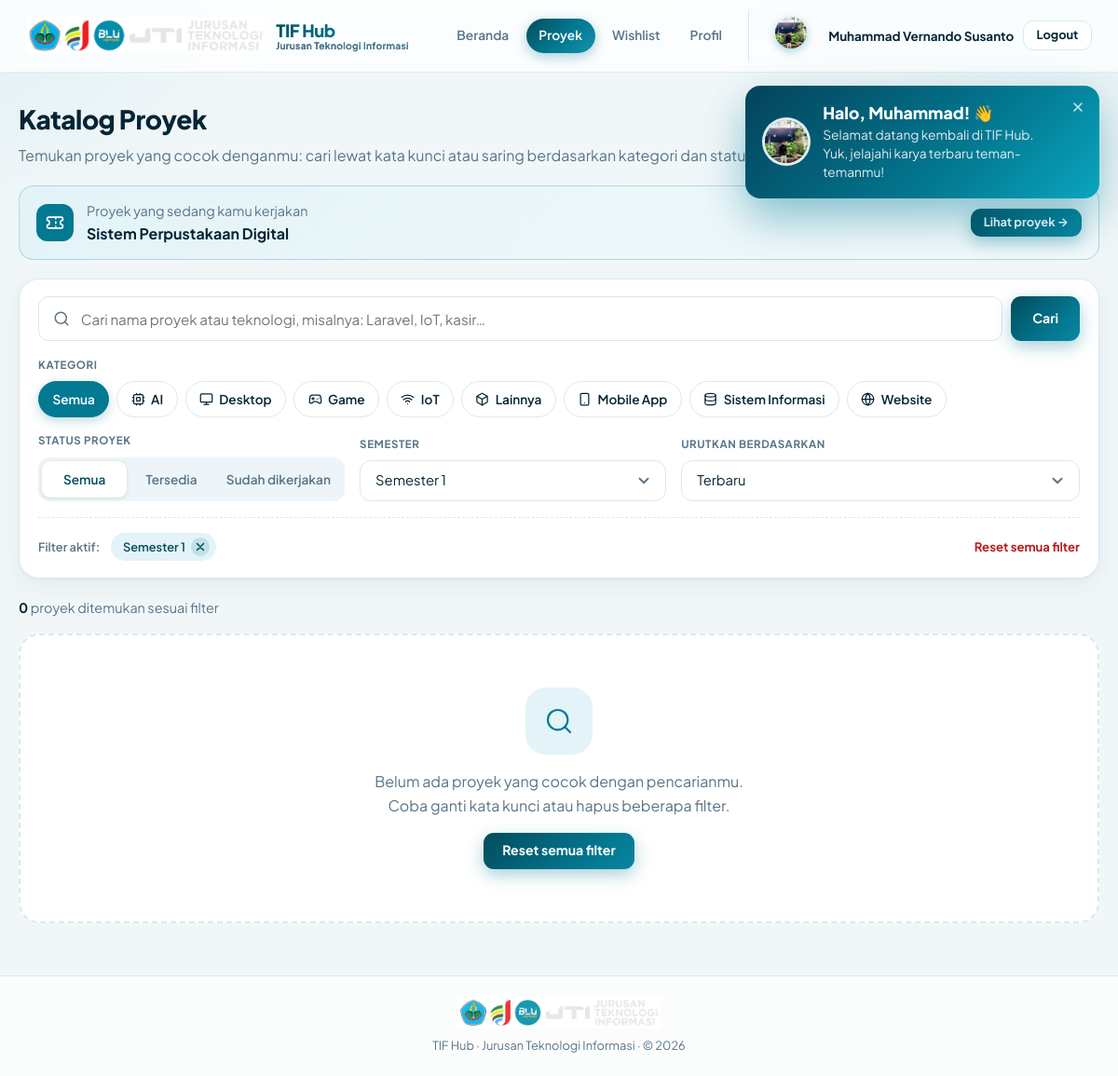
/projects?semester_id=1 (signed in), run on the app's committed database.
### tables this page shows
CREATE TABLE `users` (
  `id` int(10) UNSIGNED NOT NULL,
  `nim` varchar(20) DEFAULT NULL,
  `name` varchar(100) NOT NULL,
  `email` varchar(150) NOT NULL,
  `password` varchar(255) NOT NULL,
  `role` enum('mahasiswa','admin') NOT NULL DEFAULT 'mahasiswa',
  `class` varchar(20) DEFAULT NULL,
  `semester` tinyint(3) UNSIGNED DEFAULT NULL,
  `status` enum('active','inactive') NOT NULL DEFAULT 'active',
  `avatar` varchar(255) DEFAULT NULL,
  `created_at` datetime NOT NULL DEFAULT current_timestamp(),
  `updated_at` datetime NOT NULL DEFAULT current_timestamp() ON UPDATE current_timestamp()
);

CREATE TABLE `project_members` (
  `id` int(10) UNSIGNED NOT NULL,
  `project_id` int(10) UNSIGNED NOT NULL,
  `user_id` int(10) UNSIGNED NOT NULL,
  `role_in_project` varchar(50) DEFAULT 'Anggota',
  `created_at` datetime NOT NULL DEFAULT current_timestamp()
);

CREATE TABLE `projects` (
  `id` int(10) UNSIGNED NOT NULL,
  `title` varchar(200) NOT NULL,
  `slug` varchar(220) NOT NULL,
  `description` text NOT NULL,
  `short_desc` varchar(300) DEFAULT NULL,
  `thumbnail` varchar(255) DEFAULT NULL,
  `category_id` int(10) UNSIGNED DEFAULT NULL,
  `semester_id` int(10) UNSIGNED DEFAULT NULL,
  `course_name` varchar(150) DEFAULT NULL,
  `academic_year` varchar(20) DEFAULT NULL,
  `technologies` varchar(500) DEFAULT NULL,
  `github_url` varchar(500) DEFAULT NULL,
  `demo_url` varchar(500) DEFAULT NULL,
  `is_published` tinyint(1) NOT NULL DEFAULT 1,
  `is_claimable` tinyint(1) NOT NULL DEFAULT 1,
  `view_count` int(10) UNSIGNED NOT NULL DEFAULT 0,
  `created_by` int(10) UNSIGNED DEFAULT NULL,
  `created_at` datetime NOT NULL DEFAULT current_timestamp(),
  `updated_at` datetime NOT NULL DEFAULT current_timestamp() ON UPDATE current_timestamp()
);

CREATE TABLE `categories` (
  `id` int(10) UNSIGNED NOT NULL,
  `name` varchar(80) NOT NULL,
  `slug` varchar(80) NOT NULL,
  `type` enum('project','ticket','both') NOT NULL DEFAULT 'project',
  `icon` varchar(50) DEFAULT NULL,
  `created_at` datetime NOT NULL DEFAULT current_timestamp()
);

### app/Views/projects/index.php (the view, shortened to what the rows shown need)
<?php
$catalogUrl = function (array $override = []) use ($filters, $sort): string {
    $params = array_merge($filters, ['sort' => $sort], $override);
    $params = array_filter($params, fn($v, $k) => $v !== '' && $v !== null && !($k === 'sort' && $v === 'newest'), ARRAY_FILTER_USE_BOTH);
    return '/projects' . ($params ? '?' . http_build_query($params) : '');
};
$availabilityOptions = [
    ''          => 'Semua',
    'available' => 'Tersedia',
    'taken'     => 'Sudah dikerjakan',
];
$activeFilters = [];
foreach ($semesters as $s) {
    if ((string) $filters['semester_id'] === (string) $s['id']) {
        $activeFilters[] = ['label' => $s['name'], 'remove' => $catalogUrl(['semester_id' => '', 'page' => ''])];
    }
}
$hasFilter = !empty($activeFilters);
$iconX = '<svg viewBox="0 0 24 24" width="14" height="14" fill="none" stroke="currentColor" stroke-width="2.5" stroke-linecap="round" stroke-linejoin="round" aria-hidden="true"><path d="M18 6 6 18M6 6l12 12"/></svg>';
?>
<div class="catalog-head">
    <h1>Katalog Proyek</h1>
    <p>Temukan proyek yang cocok denganmu: cari lewat kata kunci atau saring berdasarkan kategori dan status.</p>
</div>
<?php if (!empty($userProject)): ?>
<div class="work-banner">
    <span class="wb-ico"><?= icon('ticket') ?></span>
    <div class="wb-text">
        Proyek yang sedang kamu kerjakan
        <strong><?= e($userProject['title']) ?></strong>
    </div>
    <a href="/projects/<?= e($userProject['slug']) ?>" class="btn btn-primary btn-sm">Lihat proyek →</a>
</div>
<?php endif; ?>
<form method="GET" action="/projects" class="filter-panel" id="filter-form">
    <div class="fp-search">
        <span class="fp-search-ico"><?= icon('search') ?></span>
        <input type="text" name="q" class="form-control" value="<?= e($filters['q']) ?>" placeholder="Cari nama proyek atau teknologi, misalnya: Laravel, IoT, kasir…" aria-label="Cari proyek">
        <button type="submit" class="btn btn-primary">Cari</button>
    </div>
    <div class="fp-row">
        <span class="fp-label">Kategori</span>
        <div class="chip-row scroll">
            <a href="<?= e($catalogUrl(['category_id' => '', 'page' => ''])) ?>" class="chip <?= (string) $filters['category_id'] === '' ? 'is-active' : '' ?>">Semua</a>
            <?php foreach ($categories as $c): ?>
            <a href="<?= e($catalogUrl(['category_id' => $c['id'], 'page' => ''])) ?>"
               class="chip <?= (string) $filters['category_id'] === (string) $c['id'] ? 'is-active' : '' ?>">
                <?= category_icon($c['icon'] ?? '') ?><?= e($c['name']) ?>
            </a>
            <?php endforeach; ?>
        </div>
    </div>
    <div class="fp-grid">
        <div>
            <span class="fp-label">Status proyek</span>
            <div class="segmented">
                <?php foreach ($availabilityOptions as $val => $label): ?>
                <a href="<?= e($catalogUrl(['availability' => $val, 'page' => ''])) ?>"
                   class="<?= (string) ($filters['availability'] ?? '') === (string) $val ? 'is-active' : '' ?>"><?= e($label) ?></a>
                <?php endforeach; ?>
            </div>
        </div>
        <div>
            <label class="fp-label" for="f-semester">Semester</label>
        </div>
        <div>
            <label class="fp-label" for="f-sort">Urutkan berdasarkan</label>
        </div>
    </div>
    <?php if ($hasFilter): ?>
    <div class="active-bar">
        <span class="ab-title">Filter aktif:</span>
        <?php foreach ($activeFilters as $f): ?>
        <span class="tag-active"><?= e($f['label']) ?>
            <a href="<?= e($f['remove']) ?>" title="Hapus filter ini" aria-label="Hapus filter <?= e($f['label']) ?>"><?= $iconX ?></a>
        </span>
        <?php endforeach; ?>
        <a href="/projects" class="reset-link">Reset semua filter</a>
    </div>
    <?php endif; ?>
</form>
<div class="result-bar">
    <span><strong><?= (int) $total ?></strong> proyek ditemukan<?= $hasFilter ? ' sesuai filter' : '' ?></span>
</div>
<?php if (empty($projects)): ?>
<div class="empty-state">
    <div class="icon"><?= icon('search') ?></div>
    <p>Belum ada proyek yang cocok dengan pencarianmu.<br>Coba ganti kata kunci atau hapus beberapa filter.</p>
    <?php if ($hasFilter): ?>
    <a href="/projects" class="btn btn-primary" style="margin-top:1rem;">Reset semua filter</a>
    <?php endif; ?>
</div>
<?php endif; ?>

### app/Helpers/helpers.php (shortened to what the rows shown need)
<?php
function e(?string $value): string
{
    return htmlspecialchars($value ?? '', ENT_QUOTES, 'UTF-8');
}
function asset(string $path): string
{
    $path = ltrim($path, '/');
    $file = dirname(__DIR__, 2) . '/public/assets/' . $path;
    $v = is_file($file) ? '?v=' . filemtime($file) : '';
    return '/assets/' . $path . $v;
}
function icon(string $name, string $class = ''): string
{
    $body = $paths[$name] ?? $paths['box'];
    return '<svg class="ico' . ($class ? ' ' . e($class) : '') . '" viewBox="0 0 24 24" fill="none" stroke="currentColor"'
        . ' stroke-width="2" stroke-linecap="round" stroke-linejoin="round" aria-hidden="true">' . $body . '</svg>';
}
function category_icon(?string $stored, string $fallback = 'box'): string
{
    static $map = [
        '🌐' => 'globe',
        '📱' => 'smartphone',
        '💻' => 'monitor',
        '🔌' => 'wifi',
        '🤖' => 'cpu',
        '🎮' => 'gamepad',
        '📊' => 'database',
        '📦' => 'box',
    ];
    $stored = trim((string) $stored);
    return icon($map[$stored] ?? $fallback);
}

### app/Core/Router.php (shortened to what the rows shown need)
<?php
class Router
{
    private array $routes = [];
    private function addRoute(string $method, string $path, array|string $handler, array $middleware): void
    {
        $this->routes[] = [
            'method'     => $method,
            'path'       => $path,
            'handler'    => $handler,
            'middleware' => $middleware,
        ];
    }
    public function dispatch(): void
    {
        $method = $_SERVER['REQUEST_METHOD'];
        $uri = parse_url($_SERVER['REQUEST_URI'], PHP_URL_PATH);
        $uri = rtrim($uri, '/') ?: '/';
        foreach ($this->routes as $route) {
            if ($route['method'] !== $method) {
                continue;
            }
            $pattern = preg_replace('/\{([a-zA-Z_]+)\}/', '([^/]+)', $route['path']);
            $pattern = '#^' . $pattern . '$#';
            if (preg_match($pattern, $uri, $matches)) {
                array_shift($matches);
                $this->runHandler($route['handler'], $matches);
                return;
            }
        }
    }
    private function runHandler(array|string $handler, array $params): void
    {
        if (is_string($handler)) {
            [$controllerName, $method] = explode('@', $handler);
        } else {
            [$controllerName, $method] = $handler;
        }
        $controller = new $controllerName();
        call_user_func_array([$controller, $method], $params);
    }
}

### app/Views/layouts/student.php (shortened to what the rows shown need)
<?php $uri = parse_url($_SERVER['REQUEST_URI'] ?? '/', PHP_URL_PATH) ?: '/'; ?>
<!DOCTYPE html>
<html lang="id">
<head>
    <link rel="stylesheet" href="<?= asset('css/app.css') ?>">
    <link rel="stylesheet" href="<?= asset('css/animations.css') ?>">
</head>
<body style="display:flex;flex-direction:column;min-height:100vh;">
<nav class="navbar">
    <a href="/" class="brand">
        <img src="<?= asset('images/logo-jti.png') ?>" alt="JTI Logo">
        <div class="brand-text">
            <span>Jurusan Teknologi Informasi</span>
        </div>
    </a>
    <div class="nav-links">
        <a href="/" class="<?= $uri === '/' ? 'active' : '' ?>">Beranda</a>
        <a href="/projects" class="<?= str_starts_with($uri, '/projects') ? 'active' : '' ?>">Proyek</a>
        <a href="/wishlists" class="<?= str_starts_with($uri, '/wishlists') ? 'active' : '' ?>">Wishlist</a>
        <a href="/profile" class="<?= str_starts_with($uri, '/profile') ? 'active' : '' ?>">Profil</a>
        <div class="user-chip">
            <?php if (!empty($user['avatar'])): ?>
            <a href="/profile" aria-label="Profil saya"><img class="avatar" style="object-fit:cover;" src="<?= e(\App\Helpers\ImageUploader::avatarUrl($user['avatar'])) ?>" alt="Foto <?= e($user['name'] ?? '') ?>"></a>
            <?php else: ?>
            <span class="avatar"><?= e(initials($user['name'] ?? '')) ?></span>
            <?php endif; ?>
            <span class="user-name"><?= e($user['name'] ?? '') ?></span>
            <a href="/logout" class="btn btn-sm btn-outline">Logout</a>
        </div>
    </div>
</nav>
<main class="container" style="flex:1;width:100%;">
    <?php include __DIR__ . '/../partials/flash_toasts.php'; ?>
    <?= $content ?? '' ?>
</main>
<footer class="site-footer">
    <img src="<?= asset('images/logo-jti.png') ?>" alt="JTI">
    <p>TIF Hub · Jurusan Teknologi Informasi · &copy; <?= date('Y') ?></p>
</footer>
</body>
</html>

### app/Views/partials/flash_toasts.php (shortened to what the rows shown need)
<?php
$ftUser = $user ?? [];
$toasts = [];
if ($ftWelcome = Session::flash('welcome')) {
    $toasts[] = ['type' => 'welcome', 'name' => (string) $ftWelcome];
}
$ftClose = '<svg viewBox="0 0 24 24" width="16" height="16" fill="none" stroke="currentColor" stroke-width="2.4" stroke-linecap="round" stroke-linejoin="round" aria-hidden="true"><path d="M18 6 6 18M6 6l12 12"/></svg>';
?>
<?php if ($toasts): ?>
<div class="toast-stack" id="toast-stack" aria-live="polite" aria-atomic="false">
    <?php foreach ($toasts as $t): ?>
        <?php if ($t['type'] === 'welcome'):
            $first   = trim(explode(' ', trim($t['name']))[0] ?? '') ?: 'kamu';
            $isAdmin = (($ftUser['role'] ?? '') === 'admin');
            $avatar  = !empty($ftUser['avatar']) ? \App\Helpers\ImageUploader::avatarUrl($ftUser['avatar']) : null;
        ?>
        <div class="toast toast-welcome" role="status" data-timeout="6500" style="--t:6.5s;">
            <span class="t-avatar">
                <?php if ($avatar): ?><img src="<?= e($avatar) ?>" alt=""><?php else: ?><?= e(initials($t['name'])) ?><?php endif; ?>
            </span>
            <div class="t-body">
                <div class="t-title">Halo, <?= e($first) ?>! <span class="wave">👋</span></div>
                <div class="t-msg"><?= $isAdmin ? 'Selamat datang kembali di panel admin TIF Hub.' : 'Selamat datang kembali di TIF Hub. Yuk, jelajahi karya terbaru teman-temanmu!' ?></div>
            </div>
            <button type="button" class="t-close" aria-label="Tutup notifikasi"><?= $ftClose ?></button>
        </div>
        <?php endif; ?>
    <?php endforeach; ?>
</div>
<?php endif; ?>

### data on the page
users: avatar (picture), name "Muhammad Vernando Susanto"
project_members: project.title "Sistem Perpustakaan Digital"
categories: name "AI"
categories: name "Desktop"
categories: name "Game"
categories: name "IoT"
categories: name "Lainnya"
categories: name "Mobile App"
categories: name "Sistem Informasi"
categories: name "Website"

### other printed values
$first "Muhammad"
$label "Semua"
$label "Tersedia"
$label "Sudah dikerjakan"
$f['label'] "Semester 1"
$total "0"
